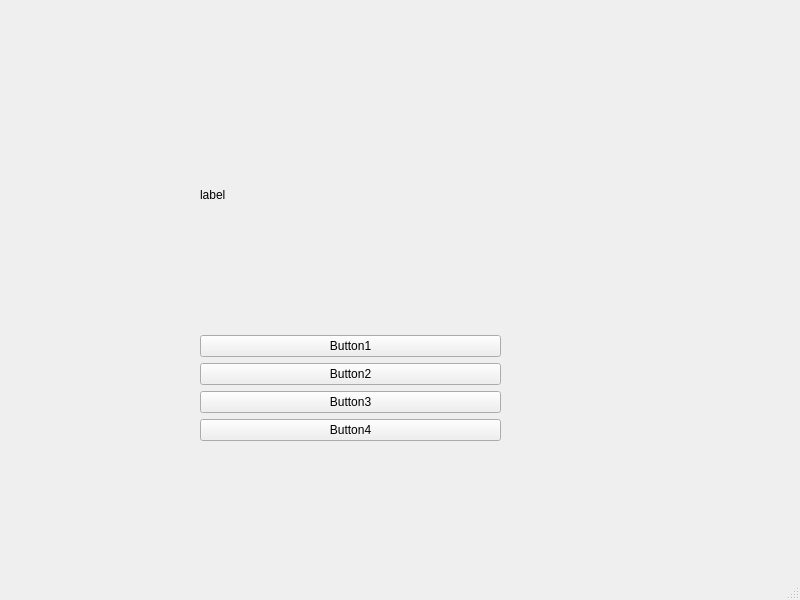
<?xml version="1.0" encoding="UTF-8"?>
<ui version="4.0">
 <class>MainWindow</class>
 <widget class="QMainWindow" name="MainWindow">
  <property name="geometry">
   <rect>
    <x>0</x>
    <y>0</y>
    <width>800</width>
    <height>600</height>
   </rect>
  </property>
  <property name="windowTitle">
   <string>MainWindow</string>
  </property>
  <widget class="QWidget" name="centralwidget">
   <widget class="QWidget" name="verticalLayoutWidget">
    <property name="geometry">
     <rect>
      <x>200</x>
      <y>60</y>
      <width>301</width>
      <height>381</height>
     </rect>
    </property>
    <layout class="QVBoxLayout" name="verticalLayout">
     <item>
      <widget class="QLabel" name="label">
       <property name="text">
        <string>label</string>
       </property>
      </widget>
     </item>
     <item>
      <widget class="QPushButton" name="pushButton">
       <property name="text">
        <string>Button1</string>
       </property>
      </widget>
     </item>
     <item>
      <widget class="QPushButton" name="pushButton_3">
       <property name="text">
        <string>Button2</string>
       </property>
      </widget>
     </item>
     <item>
      <widget class="QPushButton" name="pushButton_2">
       <property name="text">
        <string>Button3</string>
       </property>
      </widget>
     </item>
     <item>
      <widget class="QPushButton" name="pushButton_4">
       <property name="text">
        <string>Button4</string>
       </property>
      </widget>
     </item>
    </layout>
   </widget>
  </widget>
  <widget class="QMenuBar" name="menubar">
   <property name="geometry">
    <rect>
     <x>0</x>
     <y>0</y>
     <width>800</width>
     <height>23</height>
    </rect>
   </property>
  </widget>
  <widget class="QStatusBar" name="statusbar"/>
 </widget>
 <resources/>
 <connections/>
</ui>
